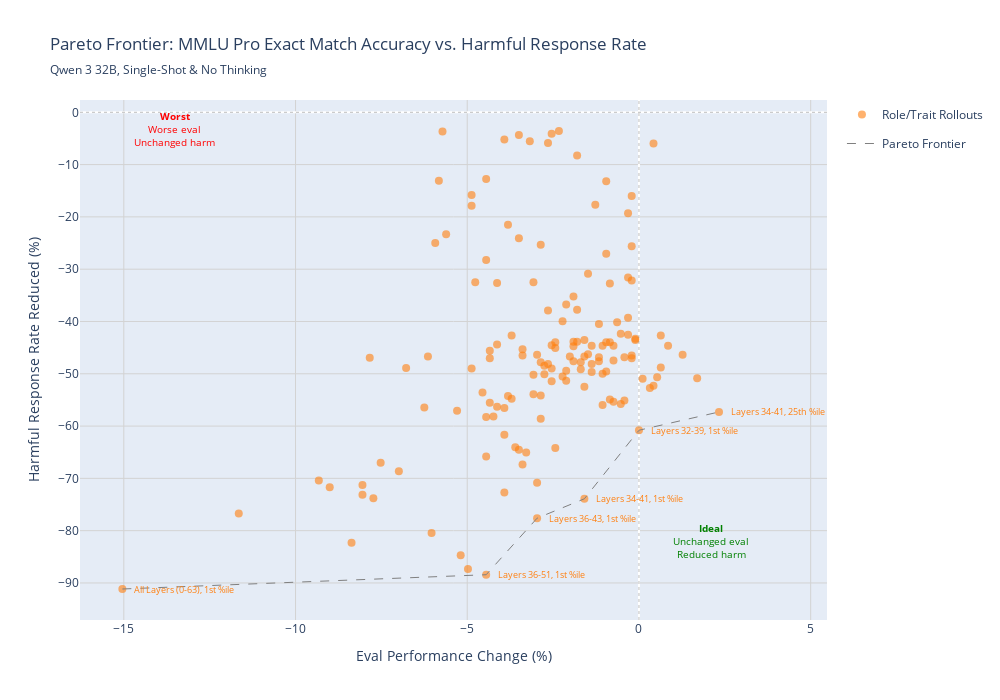

Source (notebook cell):
### Code cell
# Plot MMLU Pro Pareto frontier
if len(df_mmlu_pareto) > 0:
    fig_mmlu = plot_pareto_frontier(
        df_mmlu_pareto,
        'mmlu_pro',
        EVAL_METRICS['mmlu_pro']['display_name'],
        subtitle=subtitle
    )
    fig_mmlu.show()
    fig_mmlu.write_html(f"{out_dir}/sliding_mmlu_pro.html")
else:
    print("No data available for MMLU Pro Pareto plot")

### Figure 1 — Plotly figure (JSON) as saved in the notebook; plotly's stock layout.template omitted (floating-point values rounded to 4 significant figures; data arrays with more than 128 entries replaced by an {"elided": "..."} marker saying what was removed)
{"data": [{"customdata": {"elided": "148x3 str values"}, "hovertemplate": "<b>%{customdata[0]}</b><br>Config: %{customdata[1]}<br>Eval Change: %{x:.1f}%<br>Harm Change: %{y:.1f}%<br>%{customdata[2]}<extra></extra>", "legendgroup": "role_trait", "marker": {"color": "#ff7f0e", "opacity": 0.6, "size": 8}, "mode": "markers", "name": "Role/Trait Rollouts", "showlegend": true, "type": "scatter", "x": {"elided": "148 float values"}, "y": {"elided": "148 float values"}}, {"hoverinfo": "skip", "line": {"color": "grey", "dash": "dash", "width": 1}, "mode": "lines", "name": "Pareto Frontier", "showlegend": true, "type": "scatter", "x": [-15.04, -4.449, -2.966, -1.589, 0, 2.331], "y": [-91.15, -88.42, -77.61, -73.9, -60.8, -57.3]}], "layout": {"annotations": [{"align": "left", "font": {"color": "#ff7f0e", "size": 9}, "showarrow": false, "text": "All Layers (0-63), 1st %ile", "x": -15.04, "xanchor": "left", "xshift": 10, "y": -91.15, "yanchor": "middle"}, {"align": "left", "font": {"color": "#ff7f0e", "size": 9}, "showarrow": false, "text": "Layers 32-39, 1st %ile", "x": 0, "xanchor": "left", "xshift": 10, "y": -60.8, "yanchor": "middle"}, {"align": "left", "font": {"color": "#ff7f0e", "size": 9}, "showarrow": false, "text": "Layers 34-41, 1st %ile", "x": -1.589, "xanchor": "left", "xshift": 10, "y": -73.9, "yanchor": "middle"}, {"align": "left", "font": {"color": "#ff7f0e", "size": 9}, "showarrow": false, "text": "Layers 34-41, 25th %ile", "x": 2.331, "xanchor": "left", "xshift": 10, "y": -57.3, "yanchor": "middle"}, {"align": "left", "font": {"color": "#ff7f0e", "size": 9}, "showarrow": false, "text": "Layers 36-43, 1st %ile", "x": -2.966, "xanchor": "left", "xshift": 10, "y": -77.61, "yanchor": "middle"}, {"align": "left", "font": {"color": "#ff7f0e", "size": 9}, "showarrow": false, "text": "Layers 36-51, 1st %ile", "x": -4.449, "xanchor": "left", "xshift": 10, "y": -88.42, "yanchor": "middle"}, {"font": {"color": "green", "size": 10}, "showarrow": false, "text": "<b>Ideal</b><br>Unchanged eval<br>Reduced harm", "x": 2.097, "y": -82.04}, {"font": {"color": "red", "size": 10}, "showarrow": false, "text": "<b>Worst</b><br>Worse eval<br>Unchanged harm", "x": -13.54, "y": -3.219}], "height": 700, "hovermode": "closest", "legend": {"orientation": "v", "x": 1.02, "xanchor": "left", "y": 1, "yanchor": "top"}, "shapes": [{"line": {"color": "gray", "dash": "dot", "width": 1}, "opacity": 0.5, "type": "line", "x0": 0, "x1": 1, "xref": "x domain", "y0": 0, "y1": 0, "yref": "y"}, {"line": {"color": "gray", "dash": "dot", "width": 1}, "opacity": 0.5, "type": "line", "x0": 0, "x1": 0, "xref": "x", "y0": 0, "y1": 1, "yref": "y domain"}], "title": {"subtitle": {"text": "Qwen 3 32B, Single-Shot & No Thinking"}, "text": "Pareto Frontier: MMLU Pro Exact Match Accuracy vs. Harmful Response Rate"}, "width": 1000, "xaxis": {"gridcolor": "lightgray", "showgrid": true, "title": {"text": "Eval Performance Change (%)"}, "zeroline": true}, "yaxis": {"gridcolor": "lightgray", "showgrid": true, "title": {"text": "Harmful Response Rate Reduced (%)"}, "zeroline": true}}}
